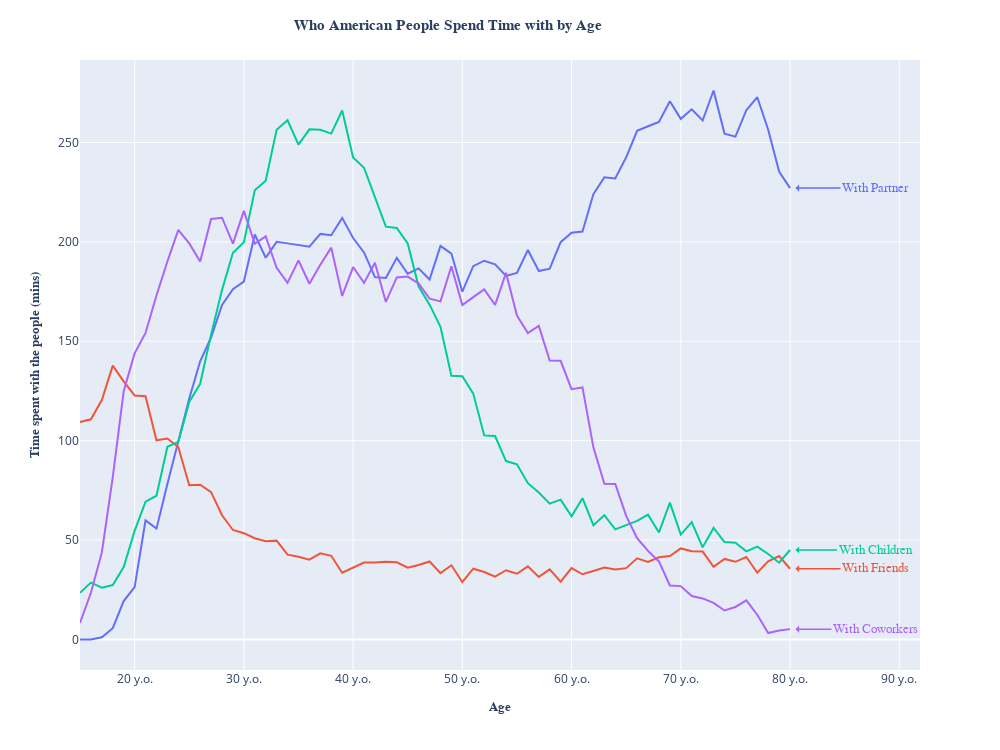

The notebook cell saved with this chart:
### Code cell
# Plotly line plot with ANIMATION FRAME
ppl_grp = ['Friends','Partner','Families','Children','Coworkers']
df2 = df1_long[df1_long['People type'].isin(ppl_grp)]

LinePlot_TimevsAge(df2, 'Year', 'Time_mins', 'People type')

### Figure 1 — Plotly figure (JSON) as saved in the notebook; plotly's stock layout.template omitted (floating-point values rounded to 4 significant figures)
{"data": [{"hovertemplate": "<b>With Partner:</b> %{y:.2f} mins<extra></extra>", "legendgroup": "Partner", "line": {"color": "#636EFA", "dash": "solid"}, "marker": {"symbol": "circle"}, "mode": "lines", "name": "Partner", "orientation": "v", "showlegend": true, "type": "scatter", "x": [15, 16, 17, 18, 19, 20, 21, 22, 23, 24, 25, 26, 27, 28, 29, 30, 31, 32, 33, 34, 35, 36, 37, 38, 39, 40, 41, 42, 43, 44, 45, 46, 47, 48, 49, 50, 51, 52, 53, 54, 55, 56, 57, 58, 59, 60, 61, 62, 63, 64, 65, 66, 67, 68, 69, 70, 71, 72, 73, 74, 75, 76, 77, 78, 79, 80], "xaxis": "x", "y": [0, 0.03069, 1.123, 5.697, 19.34, 26.35, 59.9, 55.77, 78.19, 99.44, 121.3, 139.9, 151.9, 168.2, 176.2, 180.0, 203.7, 192.0, 200.0, 199.2, 198.3, 197.6, 204.0, 203.3, 212.1, 201.9, 194.7, 182.3, 181.8, 191.9, 184.0, 186.7, 181.1, 198.0, 194.1, 174.9, 187.8, 190.5, 188.7, 182.9, 184.4, 195.9, 185.3, 186.5, 199.9, 204.6, 205.2, 224.1, 232.4, 231.8, 242.5, 255.9, 258.1, 260.4, 270.7, 261.9, 266.7, 261.1, 276.1, 254.4, 252.9, 266.2, 272.7, 256.4, 235.4, 227.0], "yaxis": "y"}, {"hovertemplate": "<b>With Friends:</b> %{y:.2f} mins<extra></extra>", "legendgroup": "Friends", "line": {"color": "#EF553B", "dash": "solid"}, "marker": {"symbol": "circle"}, "mode": "lines", "name": "Friends", "orientation": "v", "showlegend": true, "type": "scatter", "x": [15, 16, 17, 18, 19, 20, 21, 22, 23, 24, 25, 26, 27, 28, 29, 30, 31, 32, 33, 34, 35, 36, 37, 38, 39, 40, 41, 42, 43, 44, 45, 46, 47, 48, 49, 50, 51, 52, 53, 54, 55, 56, 57, 58, 59, 60, 61, 62, 63, 64, 65, 66, 67, 68, 69, 70, 71, 72, 73, 74, 75, 76, 77, 78, 79, 80], "xaxis": "x", "y": [109.4, 110.7, 120.4, 137.8, 129.9, 122.7, 122.4, 100.2, 101.1, 96.79, 77.54, 77.86, 74.14, 62.49, 55.08, 53.48, 50.93, 49.46, 49.73, 42.65, 41.66, 40.12, 43.36, 42.1, 33.61, 36.2, 38.73, 38.7, 39.11, 38.86, 36.09, 37.46, 39.24, 33.36, 37.32, 28.92, 35.63, 33.96, 31.59, 34.84, 33.08, 36.82, 31.48, 35.28, 29.07, 35.95, 32.81, 34.45, 36.15, 35.18, 35.9, 40.83, 38.98, 41.38, 42.0, 45.8, 44.43, 44.23, 36.59, 40.51, 39.08, 41.5, 33.6, 39.3, 41.98, 35.59], "yaxis": "y"}, {"hovertemplate": "<b>With Children:</b> %{y:.2f} mins<extra></extra>", "legendgroup": "Children", "line": {"color": "#00CC96", "dash": "solid"}, "marker": {"symbol": "circle"}, "mode": "lines", "name": "Children", "orientation": "v", "showlegend": true, "type": "scatter", "x": [15, 16, 17, 18, 19, 20, 21, 22, 23, 24, 25, 26, 27, 28, 29, 30, 31, 32, 33, 34, 35, 36, 37, 38, 39, 40, 41, 42, 43, 44, 45, 46, 47, 48, 49, 50, 51, 52, 53, 54, 55, 56, 57, 58, 59, 60, 61, 62, 63, 64, 65, 66, 67, 68, 69, 70, 71, 72, 73, 74, 75, 76, 77, 78, 79, 80], "xaxis": "x", "y": [23.46, 28.61, 26.09, 27.39, 36.45, 54.63, 69.29, 72.3, 96.94, 99.39, 119.5, 128.6, 153.3, 175.8, 194.5, 199.8, 225.9, 230.7, 256.4, 261.2, 248.9, 256.6, 256.4, 254.5, 266.1, 242.4, 237.3, 223.0, 207.7, 207.0, 199.2, 177.5, 168.4, 157.3, 132.7, 132.4, 123.7, 102.7, 102.4, 89.76, 88.13, 78.61, 73.9, 68.31, 70.33, 61.93, 71.08, 57.48, 62.51, 55.41, 57.59, 59.68, 62.77, 53.82, 68.85, 52.78, 59.07, 46.34, 56.12, 48.99, 48.64, 44.34, 46.72, 42.99, 38.61, 45.01], "yaxis": "y"}, {"hovertemplate": "<b>With Coworkers:</b> %{y:.2f} mins<extra></extra>", "legendgroup": "Coworkers", "line": {"color": "#AB63FA", "dash": "solid"}, "marker": {"symbol": "circle"}, "mode": "lines", "name": "Coworkers", "orientation": "v", "showlegend": true, "type": "scatter", "x": [15, 16, 17, 18, 19, 20, 21, 22, 23, 24, 25, 26, 27, 28, 29, 30, 31, 32, 33, 34, 35, 36, 37, 38, 39, 40, 41, 42, 43, 44, 45, 46, 47, 48, 49, 50, 51, 52, 53, 54, 55, 56, 57, 58, 59, 60, 61, 62, 63, 64, 65, 66, 67, 68, 69, 70, 71, 72, 73, 74, 75, 76, 77, 78, 79, 80], "xaxis": "x", "y": [8.342, 23.53, 43.81, 81.63, 124.9, 143.9, 154.2, 173.0, 190.1, 206.1, 199.2, 190.1, 211.5, 212.1, 199.1, 215.6, 199.1, 202.8, 187.0, 179.4, 190.7, 178.9, 188.5, 197.1, 172.8, 187.3, 179.4, 189.5, 169.8, 182.1, 182.5, 179.0, 171.4, 170.1, 187.7, 168.2, 172.2, 176.1, 168.3, 184.4, 162.9, 154.1, 157.7, 140.4, 140.2, 125.9, 126.8, 96.65, 78.32, 78.25, 62.19, 50.92, 44.56, 39.27, 27.19, 26.85, 21.89, 20.65, 18.39, 14.61, 16.37, 19.66, 12.48, 3.249, 4.533, 5.215], "yaxis": "y"}], "layout": {"annotations": [{"align": "left", "arrowcolor": "#636EFA", "arrowhead": 1, "arrowsize": 0.8, "arrowwidth": 1.5, "ax": 80, "ay": 0, "font": {"color": "#636EFA", "family": "Arial", "size": 13}, "showarrow": true, "text": "With Partner", "x": 80.5, "y": 227.0, "yanchor": "auto"}, {"align": "left", "arrowcolor": "#EF553B", "arrowhead": 1, "arrowsize": 0.8, "arrowwidth": 1.5, "ax": 80, "ay": 0, "font": {"color": "#EF553B", "family": "Arial", "size": 13}, "showarrow": true, "text": "With Friends", "x": 80.5, "y": 35.59, "yanchor": "auto"}, {"align": "left", "arrowcolor": "#00CC96", "arrowhead": 1, "arrowsize": 0.8, "arrowwidth": 1.5, "ax": 80, "ay": 0, "font": {"color": "#00CC96", "family": "Arial", "size": 13}, "showarrow": true, "text": "With Children", "x": 80.5, "y": 45.01, "yanchor": "auto"}, {"align": "left", "arrowcolor": "#AB63FA", "arrowhead": 1, "arrowsize": 0.8, "arrowwidth": 1.5, "ax": 80, "ay": 0, "font": {"color": "#AB63FA", "family": "Arial", "size": 13}, "showarrow": true, "text": "With Coworkers", "x": 80.5, "y": 5.215, "yanchor": "auto"}], "height": 750, "hovermode": "x unified", "legend": {"title": {"text": "People type"}, "tracegroupgap": 0}, "margin": {"t": 60}, "showlegend": false, "title": {"font": {"family": "Arial", "size": 15}, "text": "<b>Who American People Spend Time with by Age </b>", "x": 0.45}, "width": 1000, "xaxis": {"anchor": "y", "domain": [0, 1], "ticksuffix": " y.o.", "title": {"font": {"family": "Arial", "size": 13}, "text": "<b>Age</b>"}}, "yaxis": {"anchor": "x", "domain": [0, 1], "title": {"font": {"family": "Arial", "size": 13}, "text": "<b>Time spent with the people (mins)</b>"}}}}
